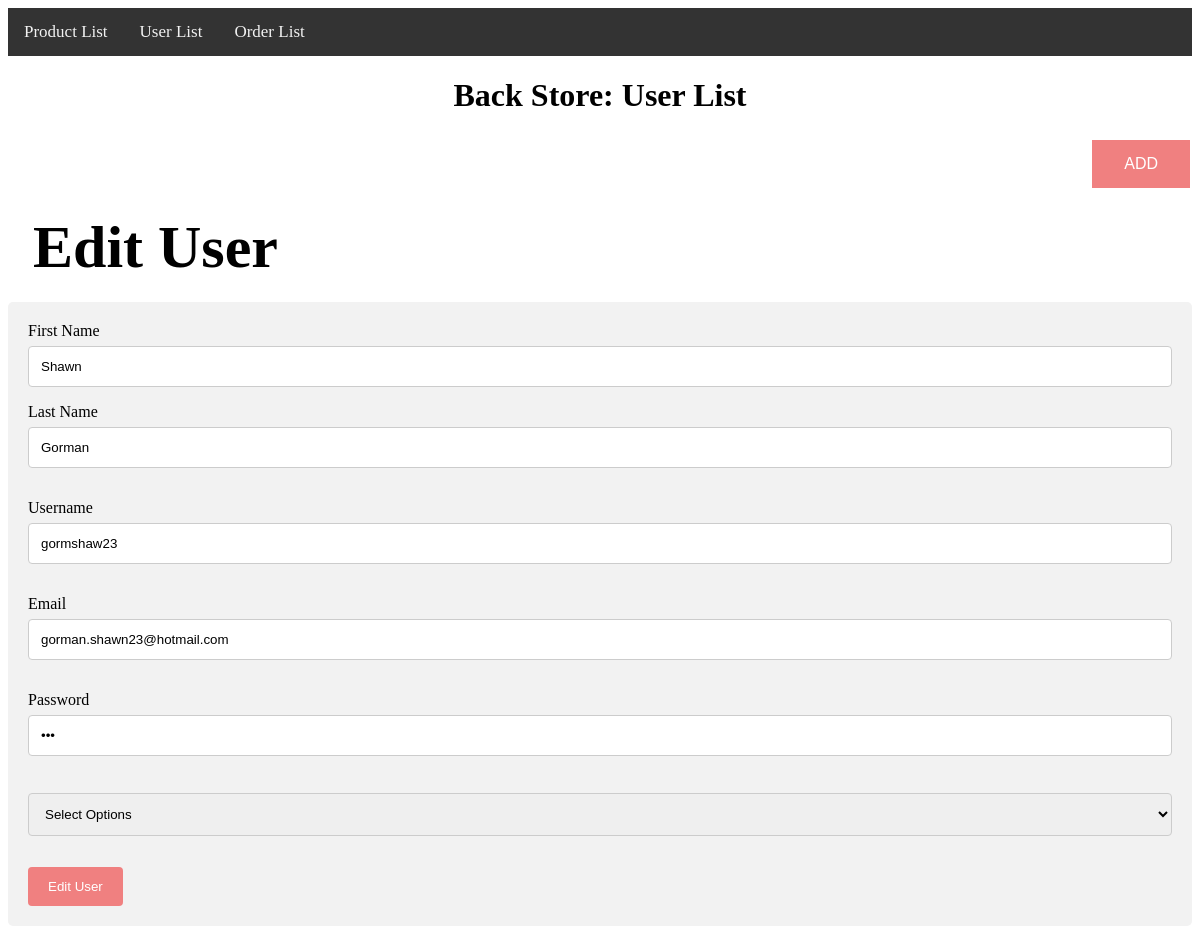
Page /verdi/P9_admin.php?source=edit_user&edit_user=5 on the earlier database version.
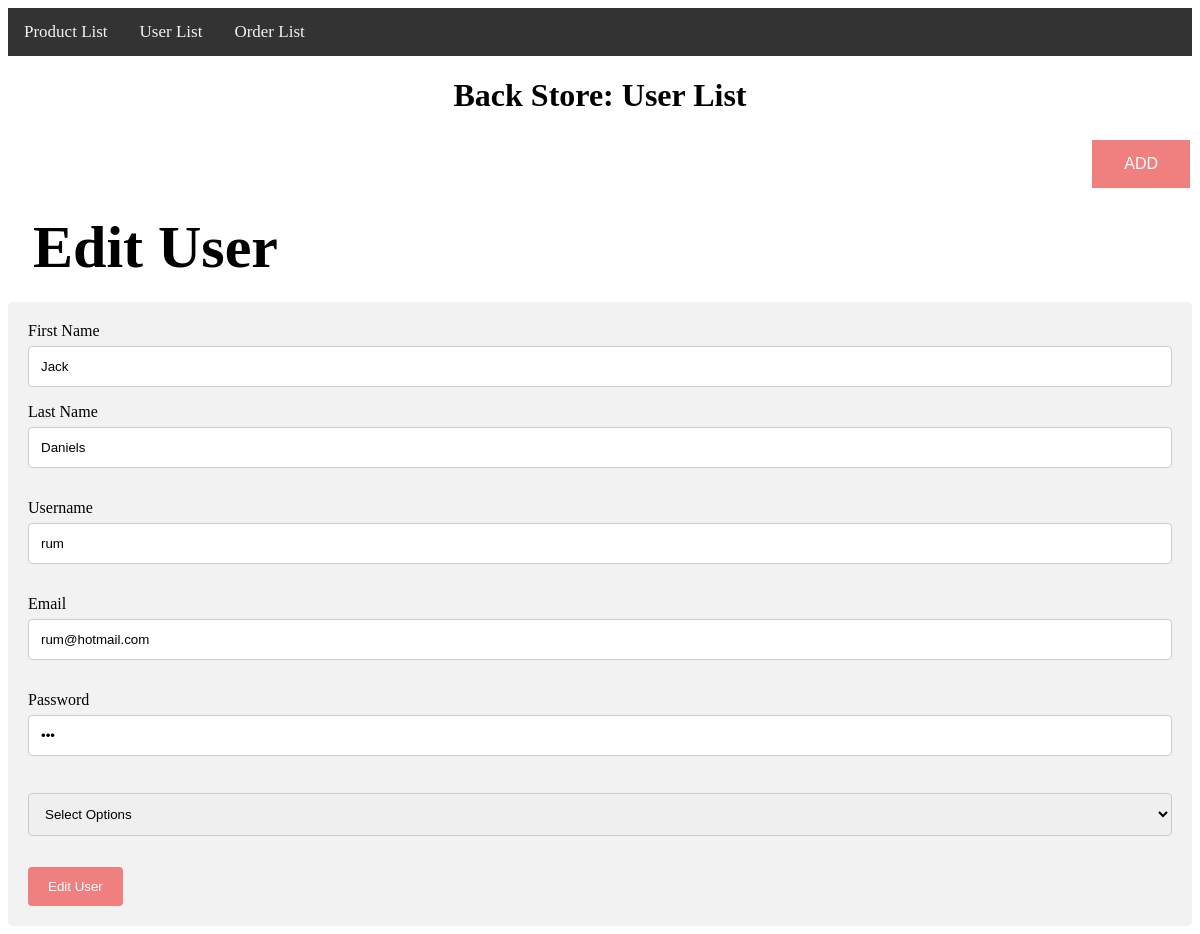
Same page on the later database version.
### tables this page shows
CREATE TABLE `users` (
  `user_id` int(3) NOT NULL,
  `user_name` varchar(255) NOT NULL,
  `user_password` varchar(255) NOT NULL,
  `user_firstname` varchar(255) NOT NULL,
  `user_lastname` varchar(255) NOT NULL,
  `user_email` varchar(255) NOT NULL,
  `user_image` text NOT NULL,
  `user_role` varchar(255) NOT NULL,
  `extra` varchar(255) NOT NULL
);

### verdi/P10_edit_user.php (the view, shortened to what this page needs)
<!DOCTYPE html>
<html lang="en">
<head>
    <link rel="stylesheet" href="MyStyleB.css">
</head>
<body>
    <div>
        <h2>Edit User</h2>
    </div>
    <div class="container">
    <?php
if(isset($_GET['edit_user'])){
    $the_user_id = $_GET['edit_user'];
    $query = "SELECT * FROM users WHERE user_id = $the_user_id ";
$select_users_query = mysqli_query($connection, $query);
while($row = mysqli_fetch_assoc($select_users_query)){
    $user_name = $row['user_name'];
    $user_password = $row['user_password'];
    $user_firstname = $row['user_firstname'];
    $user_lastname = $row['user_lastname'];
    $user_email = $row['user_email'];
    $user_role = $row['user_role'];
}
}
    ?>
        <form action="" method="post" enctype="multipart/form-data">
            <label for="fname">First Name</label>
            <input type="text" id="fname" value="<?php echo $user_firstname;?>" name="user_firstname" placeholder="i.e: Diana">
            <div>
                <label for="lname">Last Name</label>
                <input type="text" id="lname" name="user_lastname" value="<?php echo $user_lastname;?>" placeholder="i.e: Prince">
            </div>
            <div style="margin-top: 15px;">
                <label for="country">Username</label>
                <input type="text" id="lname" name="user_name" value="<?php echo $user_name;?>" placeholder="therealwonderwoman">
            </div>
            <div style="margin-top: 15px;">
            <label for="subject">Email </label>
            <input type="email" id="lname" name="user_email" value="<?php echo $user_email;?>" placeholder="wonderwoman.biz@yahoo.com">
            </div>
          <div style="margin-top: 15px;">
          <label for="country">Password</label>
            <input type="password" id="lname" name="user_password" value="<?php echo $user_password;?>" placeholder="">
          </div>
          <div style="margin-top: 15px;">
                <select name="user_role" value="<?php echo $user_role;?>" id="lname">
                    <option value="customer">Select Options</option>
                </select>
            </div>
            <input style="margin-top: 15px;" type="submit" name="edit_user" value="Edit User">
        </form>
    </div>
</body>
</html>

Differences in the rows shown:
changed users "Select Options": user_firstname "Shawn" → "Jack"; user_lastname "Gorman" → "Daniels"; user_name "gormshaw23" → "rum"; user_email "gorman.shawn23@hotmail.com" → "rum@hotmail.com"
